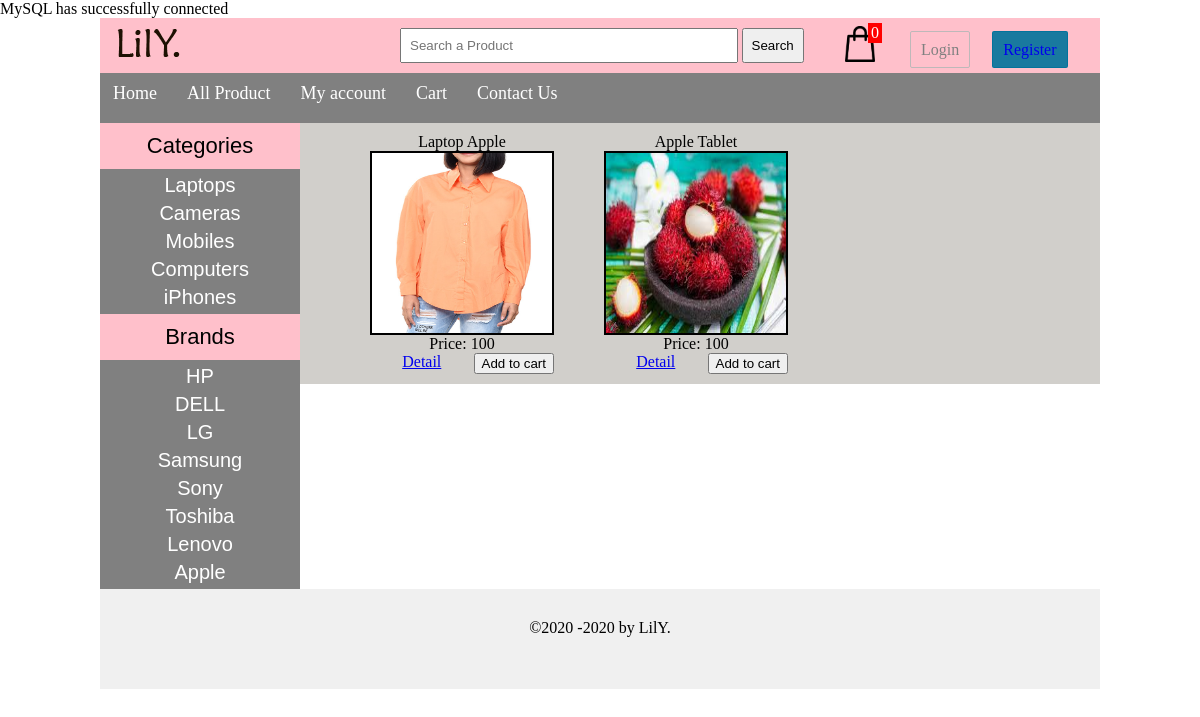
The page /index.php?cat=1 on the database its author committed.
### tables this page shows
CREATE TABLE `categories` (
    `cat_id` int(100) NOT null AUTO_INCREMENT,
    `cat_title` varchar(100) NOT NULL,
    PRIMARY KEY (`cat_id`)
);

CREATE TABLE `brands` (
    `brand_id` int(100) NOT null AUTO_INCREMENT,
    `brand_title` varchar(255) NOT NULL,
    PRIMARY KEY (`brand_id`)
);

CREATE TABLE `products` (
    `product_id` int(100) NOT null AUTO_INCREMENT,
    `product_cat` int(100) NOT NULL,
    `product_brand` int(100) NOT NULL,
    `product_title` varchar(255) NOT NULL,
    `product_price` int(100) NOT NULL,
    `product_desc` TEXT NOT NULL,
    `product_image` TEXT NOT NULL,
    `product_keywords` varchar(255) NOT NULL,
    PRIMARY KEY (`product_id`)
);

### functions/functions.php (the view, shortened to what this page needs)
<?php
$con = mysqli_connect("localhost","root","","ecommerce_LilY");
function total_items(){
    global $con;
    $ip = get_ip();
    $run_items = mysqli_query($con,"select * from cart where ip_address='$ip'");
    echo $count_items = mysqli_num_rows($run_items);
}
function get_ip(){
    if(!empty($_SERVER['HTTP_CLIENT_IP'])){
        $ip = $_SERVER['HTTP_CLIENT_IP'];
    }elseif(!empty($_SERVER['HTTP_X_FORWARDED_FOR'])){
        $ip = $_SERVER['HTTP_X_FORWARDED_FOR'];
    }else{
        $ip = $_SERVER['REMOTE_ADDR'];
    }
    return $ip;
}
function getCats(){
    global $con;
    $get_cats ="select * from categories";
    $run_cats = mysqli_query($con, $get_cats);
    while($row_cats=mysqli_fetch_array($run_cats)){
        $cat_id =$row_cats['cat_id'];
        $cat_title =$row_cats['cat_title'];
        echo "<li><a href='index.php?cat=$cat_id'>$cat_title</a></li>";
    }
}
function getBrands(){
    global $con;
    $get_brands ="select * from brands";
    $run_brands = mysqli_query($con, $get_brands);
    while($row_brands=mysqli_fetch_array($run_brands)){
        $brand_id =$row_brands['brand_id'];
        $brand_title =$row_brands['brand_title'];
        echo "<li><a href='index.php?brand=$brand_id'>$brand_title</a></li>";
    }
}
function get_pro_by_cat_id(){
    global $con;
    if(isset($_GET['cat'])){
        $cat_id = $_GET['cat'];
        $get_cat_pro ="select * from products where product_cat='$cat_id'";
        $run_cat_pro = mysqli_query($con, $get_cat_pro);
            while($row_cat_pro = mysqli_fetch_array($run_cat_pro)){
                $pro_id = $row_cat_pro['product_id'];
                $pro_title = $row_cat_pro['product_title'];
                $pro_price = $row_cat_pro['product_price'];
                $pro_image = $row_cat_pro['product_image'];
                                            echo"
        <div id='single_product'>
            <h3>$pro_title</h3>
            <img src='admin_area/product_images/$pro_image' width='180' height='180'/>
            <p><b> Price: $pro_price</b></p>
            <a href='details.php?pro_id=$pro_id'>Detail</a>
            <a href='index.php?add_cart=$pro_id'>
                <button style='float:right'>Add to cart</button>
            </a>
        </div>";
            }
    }
}
?>

### styles/styles.css (style rules this page uses)
html, body, div, span, applet, object, iframe, h1, h2, h3, h4, h5, h6, p, blockquote, pre, a, abbr, acronym, address, big, cite, code, del, dfn, em, img, ins, kbd, q, s, samp, small, strike, strong, sub, sup, tt, var, b, u, i, center, dl, dt, dd, ol, ul, li, fieldset, form, label, legend, table, caption, tbody, tfoot, thead, tr, th, td, article, aside, canvas, details, embed, figure, figcaption, footer, header, hgroup, menu, nav, output, ruby, section, summary, time, mark, audio, video { margin: 0; padding: 0; border: 0; font-size: 100%; font: inherit; vertical-align: baseline; }
#cats li { list-style: none; margin:5px; }
#cats a { color: white; padding: 8px; margin: 5px; text-align: center; font-size: 20px; text-decoration: none; font-family: arial; }
#single_product { float: left; margin-left: 30px; padding: 10px; }
#single_product img { border: 2px solid black; }

### rows shown on the page
categories: cat_title "Laptops"
categories: cat_title "Cameras"
categories: cat_title "Mobiles"
categories: cat_title "Computers"
categories: cat_title "iPhones"
brands: brand_title "HP"
brands: brand_title "DELL"
brands: brand_title "LG"
brands: brand_title "Samsung"
brands: brand_title "Sony"
brands: brand_title "Toshiba"
brands: brand_title "Lenovo"
brands: brand_title "Apple"
products: product_title "Laptop Apple", product_image (picture), product_price "100"
products: product_title "Apple Tablet", product_image (picture), product_price "100"

### other values the page prints
$count_items = mysqli_num_rows($run_items) "0"
